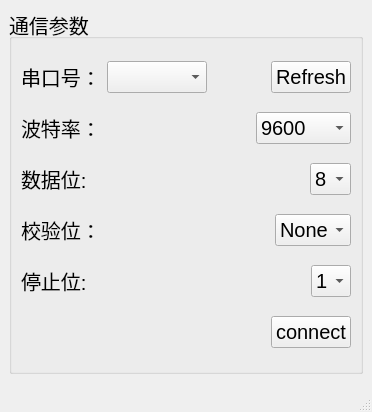
<?xml version="1.0" encoding="UTF-8"?>
<ui version="4.0">
 <class>MainWindow</class>
 <widget class="QMainWindow" name="MainWindow">
  <property name="geometry">
   <rect>
    <x>0</x>
    <y>0</y>
    <width>372</width>
    <height>412</height>
   </rect>
  </property>
  <property name="font">
   <font>
    <pointsize>15</pointsize>
   </font>
  </property>
  <property name="windowTitle">
   <string>Setup</string>
  </property>
  <widget class="QWidget" name="centralwidget">
   <layout class="QVBoxLayout" name="verticalLayout_3">
    <item>
     <layout class="QHBoxLayout" name="horizontalLayout">
      <item>
       <widget class="QGroupBox" name="groupBox_6">
        <property name="title">
         <string>通信参数</string>
        </property>
        <layout class="QVBoxLayout" name="verticalLayout">
         <item>
          <layout class="QHBoxLayout" name="horizontalLayout_31">
           <item>
            <widget class="QLabel" name="label_78">
             <property name="text">
              <string>串口号：</string>
             </property>
            </widget>
           </item>
           <item>
            <widget class="QComboBox" name="comboBox_uartPort">
             <property name="maxVisibleItems">
              <number>10</number>
             </property>
            </widget>
           </item>
           <item>
            <spacer name="horizontalSpacer_20">
             <property name="orientation">
              <enum>Qt::Horizontal</enum>
             </property>
             <property name="sizeHint" stdset="0">
              <size>
               <width>40</width>
               <height>20</height>
              </size>
             </property>
            </spacer>
           </item>
           <item>
            <widget class="QPushButton" name="pushButton_uartRefresh">
             <property name="text">
              <string>Refresh</string>
             </property>
            </widget>
           </item>
          </layout>
         </item>
         <item>
          <layout class="QHBoxLayout" name="horizontalLayout_33">
           <item>
            <widget class="QLabel" name="label_79">
             <property name="text">
              <string>波特率：</string>
             </property>
            </widget>
           </item>
           <item>
            <spacer name="horizontalSpacer_22">
             <property name="orientation">
              <enum>Qt::Horizontal</enum>
             </property>
             <property name="sizeHint" stdset="0">
              <size>
               <width>40</width>
               <height>20</height>
              </size>
             </property>
            </spacer>
           </item>
           <item>
            <widget class="QComboBox" name="comboBox_uartBaudRate">
             <property name="currentText">
              <string>9600</string>
             </property>
             <property name="currentIndex">
              <number>0</number>
             </property>
             <item>
              <property name="text">
               <string>9600</string>
              </property>
             </item>
             <item>
              <property name="text">
               <string>115200</string>
              </property>
             </item>
            </widget>
           </item>
          </layout>
         </item>
         <item>
          <layout class="QHBoxLayout" name="horizontalLayout_34">
           <item>
            <widget class="QLabel" name="label_80">
             <property name="text">
              <string>数据位:</string>
             </property>
            </widget>
           </item>
           <item>
            <spacer name="horizontalSpacer_23">
             <property name="orientation">
              <enum>Qt::Horizontal</enum>
             </property>
             <property name="sizeHint" stdset="0">
              <size>
               <width>40</width>
               <height>20</height>
              </size>
             </property>
            </spacer>
           </item>
           <item>
            <widget class="QComboBox" name="comboBox_12">
             <item>
              <property name="text">
               <string>8</string>
              </property>
             </item>
            </widget>
           </item>
          </layout>
         </item>
         <item>
          <layout class="QHBoxLayout" name="horizontalLayout_22">
           <item>
            <widget class="QLabel" name="label_52">
             <property name="text">
              <string>校验位：</string>
             </property>
            </widget>
           </item>
           <item>
            <spacer name="horizontalSpacer_14">
             <property name="orientation">
              <enum>Qt::Horizontal</enum>
             </property>
             <property name="sizeHint" stdset="0">
              <size>
               <width>40</width>
               <height>20</height>
              </size>
             </property>
            </spacer>
           </item>
           <item>
            <widget class="QComboBox" name="comboBox_10">
             <item>
              <property name="text">
               <string>None</string>
              </property>
             </item>
            </widget>
           </item>
          </layout>
         </item>
         <item>
          <layout class="QHBoxLayout" name="horizontalLayout_30">
           <item>
            <widget class="QLabel" name="label_77">
             <property name="text">
              <string>停止位:</string>
             </property>
            </widget>
           </item>
           <item>
            <spacer name="horizontalSpacer_19">
             <property name="orientation">
              <enum>Qt::Horizontal</enum>
             </property>
             <property name="sizeHint" stdset="0">
              <size>
               <width>40</width>
               <height>20</height>
              </size>
             </property>
            </spacer>
           </item>
           <item>
            <widget class="QComboBox" name="comboBox_11">
             <item>
              <property name="text">
               <string>1</string>
              </property>
             </item>
            </widget>
           </item>
          </layout>
         </item>
         <item>
          <layout class="QHBoxLayout" name="horizontalLayout_32">
           <item>
            <spacer name="horizontalSpacer_21">
             <property name="orientation">
              <enum>Qt::Horizontal</enum>
             </property>
             <property name="sizeHint" stdset="0">
              <size>
               <width>40</width>
               <height>20</height>
              </size>
             </property>
            </spacer>
           </item>
           <item>
            <widget class="QPushButton" name="pushButton_Connect_uart">
             <property name="text">
              <string>connect</string>
             </property>
            </widget>
           </item>
          </layout>
         </item>
        </layout>
       </widget>
      </item>
     </layout>
    </item>
   </layout>
  </widget>
  <widget class="QMenuBar" name="menubar">
   <property name="geometry">
    <rect>
     <x>0</x>
     <y>0</y>
     <width>372</width>
     <height>33</height>
    </rect>
   </property>
  </widget>
  <widget class="QStatusBar" name="statusbar"/>
 </widget>
 <resources/>
 <connections/>
</ui>
